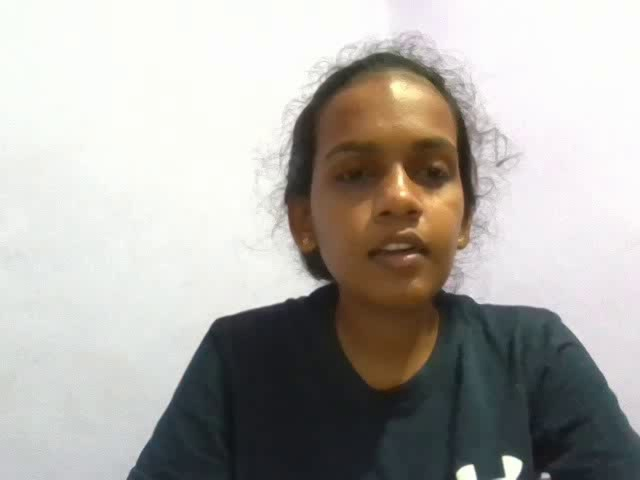
#> input picture dataset/processed/video_inspection_frames/attempt02_frame_000.jpg, 640 x 480 px, given in place of learner_attempt01_frame_0000.jpg, which was not available
$ python create_frame_contact_sheet.py
#> lines starting #> are read from the running program, lines starting #| are printed output that depends on the picture; pictures that were not available may be replaced by others from this repository, and a replacement may not be noted

from pathlib import Path
import cv2
import numpy as np

ROOT = Path(__file__).resolve().parent.parent
FRAME_DIR = ROOT / "dataset" / "processed" / "video_inspection_frames"
OUTPUT = FRAME_DIR / "comparison_contact_sheet.jpg"

files = [
    ("Learner", f"learner_attempt01_frame_{n:04d}.jpg")
    for n in [0, 10, 21, 31, 41]
] + [
    ("Expert 02", f"expert_02_frame_{n:04d}.jpg")
    for n in [0, 18, 36, 54, 71]
]

tiles = []
for label, filename in files:
    path = FRAME_DIR / filename
    image = cv2.imread(str(path))
#> image is the input picture: shape (480, 640, 3); mean B, G, R 167.3, 172.1, 174.9

    if image is None:
        print("Missing or unreadable:", path)
        continue

    image = cv2.resize(image, (320, 400))
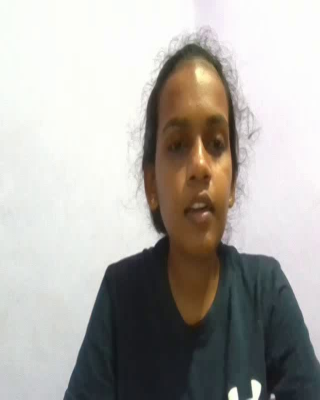
#> image: shape (400, 320, 3); mean B, G, R 167.2, 172, 174.9
    cv2.rectangle(image, (0, 0), (320, 35), (0, 0, 0), -1)
    cv2.putText(
        image, f"{label}: {filename.split('_frame_')[-1].split('.')[0]}",
        (6, 24), cv2.FONT_HERSHEY_SIMPLEX, 0.48,
        (255, 255, 255), 1, cv2.LINE_AA
    )
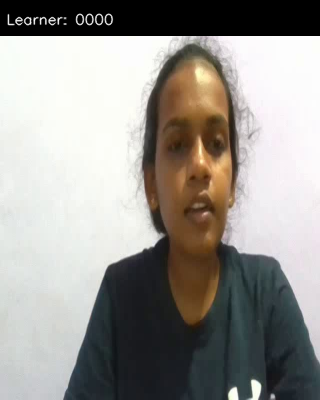
#> image: shape (400, 320, 3); mean B, G, R 145.4, 150.1, 152.9
    tiles.append(image)
#> pass 2 of the loop `for label, filename in files:`:
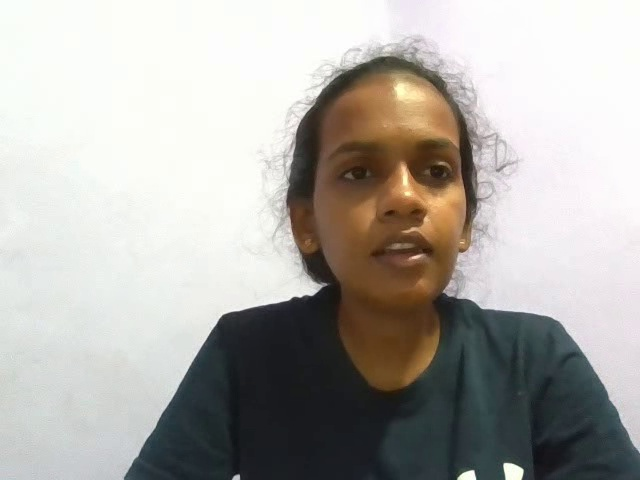
#> input picture dataset/processed/video_inspection_frames/attempt02_frame_011.jpg, 640 x 480 px, given in place of learner_attempt01_frame_0010.jpg, which was not available
#> image is the input picture: shape (480, 640, 3); mean B, G, R 168.5, 173.2, 176
#> `image = cv2.resize(image, (320, 400))`:
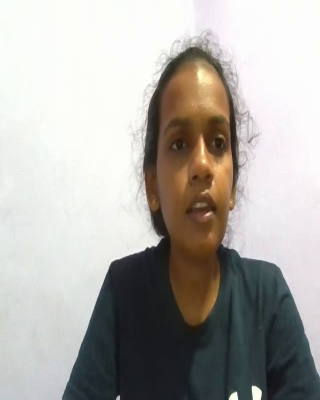
#> image: shape (400, 320, 3); mean B, G, R 168.4, 173.1, 176
#> `cv2.putText( image, f"{label}: {filename.split('_frame_')[-1].split('...`:
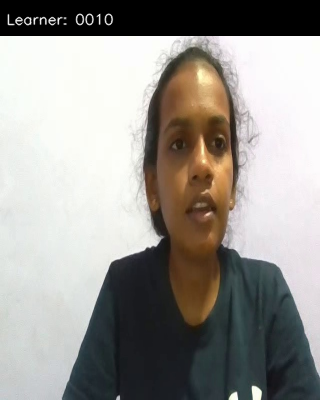
#> image: shape (400, 320, 3); mean B, G, R 146.5, 151.1, 153.9

if tiles:
    blank = np.zeros_like(tiles[0])
#> blank: shape (400, 320, 3); every value is 0
    while len(tiles) < 10:
        tiles.append(blank)

    rows = [
        cv2.hconcat(tiles[i:i + 5])
        for i in range(0, 10, 5)
    ]
    sheet = cv2.vconcat(rows)
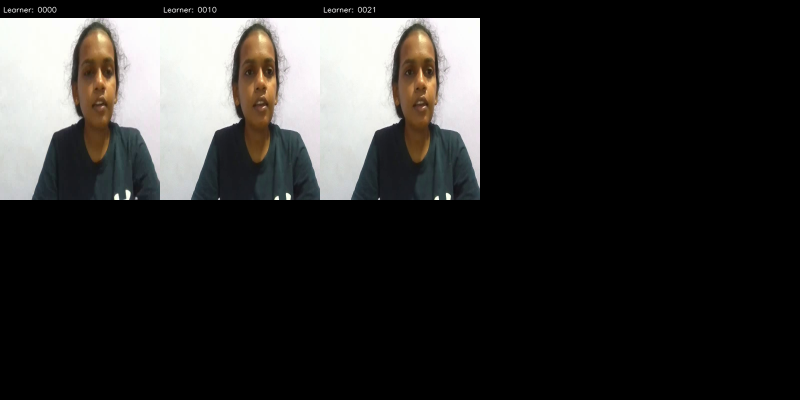
#> sheet: shape (800, 1600, 3) (shown at 1/2 size); mean of channels 0, 1, 2 43.8, 45.2, 46.1; drawn as B, G, R

    if cv2.imwrite(str(OUTPUT), sheet):
        print("Contact sheet saved:", OUTPUT)
    else:
        print("ERROR: Could not save contact sheet.")
else:
    print("ERROR: No readable frames found.")
